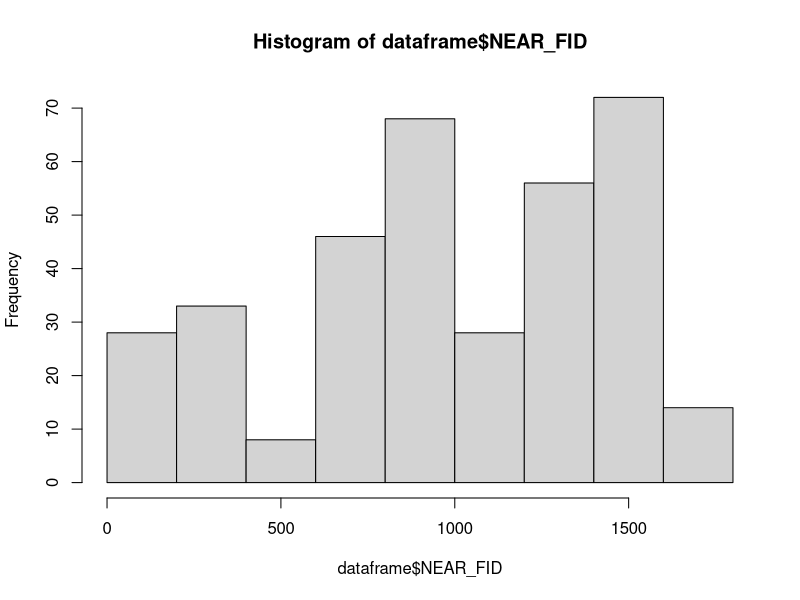

This chart was generated by the following R code: (Note: this script raises an error after producing the figure.)
#csv file has to be in folder that project is saved in
dataframe=read.csv("tanzania02.csv")
hist(dataframe$NEAR_FID)
dataframe$treated=0
dataframe[dataframe$NEAR_DIST<50000,]["treated"]=1
#create no null dataframe with values that we want to be complete for both years to allow comparison
dataframe_nonull=dataframe[complete.cases(dataframe[c("mergedata_air_pollution_o3_1_130", "mergedata_esa_landcover_v207_146", "mergedata_ltdr_avhrr_yearly__207")]),]
dataframe_nonull=dataframe_nonull[c("mergedata_air_pollution_o3_1_130", "mergedata_esa_landcover_v207_146", "mergedata_ltdr_avhrr_yearly__207", "treated")]
library("MatchIt")
matchingmodel=matchit(treated~mergedata_air_pollution_o3_1_130+mergedata_esa_landcover_v207_146+mergedata_ltdr_avhrr_yearly__207,
                      data=dataframe_nonull,
                      caliper=0.25)
matchingmodel$model
matcheddataframe=match.data(matchingmodel)
matchingmodel
#wanting to look at Value_diff (change in assets) with variables
finalmodelanalysis=lm(Value_diff~treated+mergedata_air_pollution_o3_1_130+mergedata_esa_landcover_v207_146+mergedata_ltdr_avhrr_yearly__207,
                     data=matcheddataframe)
#to see what variables/columns exist in data
names(dataframe)
finalmodelanalysis=lm(Value_diff~treated+mergedata_air_pollution_o3_1_130+mergedata_esa_landcover_v207_146+mergedata_ltdr_avhrr_yearly__207,
                      data=matcheddataframe)
